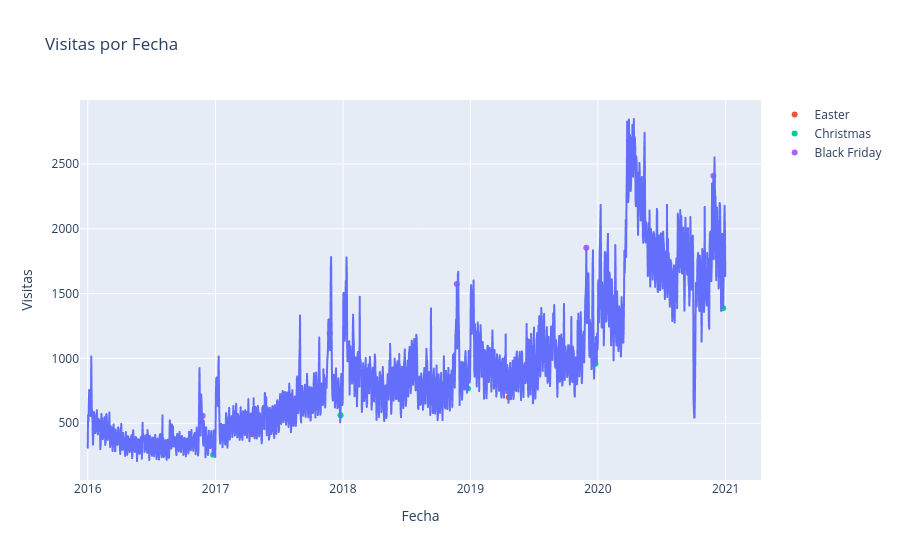

Notebook cell for this chart:
### Code cell
fig = px.line(page_vis, x='ds', y='y', title='Visitas por Fecha')
for event in df_events['Event'].unique():
    df_plot = df_events[df_events['Event'] == event]
    fig.add_trace(go.Scatter(
        x=df_plot['ds'], y=df_plot['y'], mode='markers', name=event
    ))

fig.update_layout(xaxis_title='Fecha', yaxis_title='Visitas')
fig.show()

### Figure 1 — Plotly figure (JSON) as saved in the notebook; plotly's stock layout.template omitted (floating-point values rounded to 4 significant figures; data arrays with more than 128 entries replaced by an {"elided": "..."} marker saying what was removed)
{"data": [{"hovertemplate": "ds=%{x}<br>y=%{y}<extra></extra>", "legendgroup": "", "line": {"color": "#636efa", "dash": "solid"}, "marker": {"symbol": "circle"}, "mode": "lines", "name": "", "showlegend": false, "type": "scattergl", "x": {"elided": "1827 str values"}, "xaxis": "x", "y": {"elided": "1827 int values"}, "yaxis": "y"}, {"mode": "markers", "name": "Easter", "type": "scatter", "x": ["2016-03-27T00:00:00", "2017-04-16T00:00:00", "2018-04-01T00:00:00", "2019-04-21T00:00:00", "2020-04-12T00:00:00"], "y": [355, 415, 761, 701, 2499]}, {"mode": "markers", "name": "Christmas", "type": "scatter", "x": ["2016-12-25T00:00:00", "2017-12-25T00:00:00", "2018-12-25T00:00:00", "2019-12-25T00:00:00", "2020-12-25T00:00:00"], "y": [258, 561, 768, 959, 1388]}, {"mode": "markers", "name": "Black Friday", "type": "scatter", "x": ["2016-11-25T00:00:00", "2017-11-24T00:00:00", "2018-11-23T00:00:00", "2019-11-29T00:00:00", "2020-11-27T00:00:00"], "y": [558, 1192, 1574, 1854, 2409]}], "layout": {"legend": {"tracegroupgap": 0}, "title": {"text": "Visitas por Fecha"}, "xaxis": {"anchor": "y", "domain": [0, 1], "title": {"text": "Fecha"}}, "yaxis": {"anchor": "x", "domain": [0, 1], "title": {"text": "Visitas"}}}}
